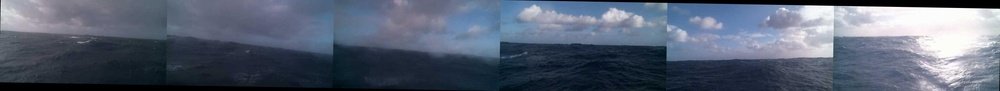
#> input picture modified_panels/41002_20231218151103.jpg, 1000 x 91 px, shrunk from 2880 x 263 before the run, found by its file name
$ python horizon.py
#> lines starting #> are read from the running program, lines starting #| are printed output that depends on the picture
# [69 lines of commented-out code are left out]

import cv2
import numpy as np
import os
import matplotlib.pyplot as plt

def cut_into_panels(image):
    """
    Cut a raw image into 6 panels horizontally.
    :param image: The rotated image.
    :return: A list of images, each containing a single panel.
    """
    # Get the dimensions of the image
    height, width = image.shape[:2]

    # Calculate the width of each panel
    panel_width = width // 6

    # Cut the image into 6 panels
    panels = [image[:, i * panel_width:(i + 1) * panel_width] for i in range(6)]

    return panels


def find_horizon_line(edge_img):
    """
    Find the most prominent horizon line in an edge-detected image and return the angle to rotate the image.
    The horizon line is assumed to be the longest line near the horizontal orientation.

    :param edge_img: Edge-detected input image.
    :return: The angle in degrees to rotate the original image.
    """
    # Detect lines in the image using the Hough Transform
    lines = cv2.HoughLines(edge_img, 1, np.pi / 180, 150)
    if lines is not None:
        # Initialize the maximum length and corresponding angle
        max_len = 0
        angle_to_rotate = 0

        for line in lines:
            rho, theta = line[0]
            a = np.cos(theta)
            b = np.sin(theta)
            x0 = a * rho
            y0 = b * rho
            x1 = int(x0 + 1000 * (-b))
            y1 = int(y0 + 1000 * (a))
            x2 = int(x0 - 1000 * (-b))
            y2 = int(y0 - 1000 * (a))

            # Calculate the line length
            line_length = np.sqrt((x2 - x1) ** 2 + (y2 - y1) ** 2)

            # Check if this line is the longest near-horizontal line found so far
            if line_length > max_len and abs(theta - np.pi / 2) < np.pi / 36:  # 5 degrees tolerance for being horizontal
                max_len = line_length
                angle_to_rotate = (theta - np.pi / 2) if theta > np.pi / 2 else (theta - np.pi / 2 + np.pi)
                angle_to_rotate = np.rad2deg(angle_to_rotate)

        return -angle_to_rotate  # Negative to compensate for image coordinate system
    else:
        # If no lines are found, return 0 as no rotation is needed
        return 0


def rotate_image(image, angle):
    (h, w) = image.shape[:2]
    center = (w // 2, h // 2)
    M = cv2.getRotationMatrix2D(center, angle, 1.0)
    rotated = cv2.warpAffine(image, M, (w, h))
    print(f'Rotation Data: \n\tangle = {angle}\n\tcenter = {center}\n\tM = {M}')
    return rotated


def adaptive_cropping(image):
    """
    Crop an image by finding the row that is closest to the bottom of the image that is NOT black and crop the image from there.

    # Example usage:
    # Load the image
    image_path = 'path_to_your_image.jpg'
    image = cv2.imread(image_path)

    # Crop the image
    cropped_image = adaptive_cropping(image)

    # Save the cropped image or proceed with other operations
    cv2.imwrite('path_to_cropped_image.jpg', cropped_image)


    :param image: The image to crop.
    :return: The cropped image.

    """
    # Convert the image to grayscale to simplify the processing
    gray_image = cv2.cvtColor(image, cv2.COLOR_BGR2GRAY)

    # Find the first row from the bottom that is not all black (0)
    for i in range(gray_image.shape[0] - 1, -1, -1):
        if not np.all(gray_image[i] == 0):
            cropped_image = image[:i, :]
            return cropped_image

    # If no non-black pixel is found, return the original image
    return image


def process_panel_image(panel, panel_index, output_dir='modified_panels'):
    """
    Process a single panel image by cropping, rotating, and saving it.
    :param panel: The panel image to process.
    :param panel_index: The index of the panel for naming the saved file.
    :param output_dir: The directory where the processed panel will be saved.
    """
    # Crop out the bottom banner
    # cropped_panel = panel[:-37, :]  # Assuming the banner is 37 pixels high
    #note: make this adaptive. Find the pixel that is closest to the bottom of the image that is NOT black and crop the image from there
    # use the adaptive_cropping function to find the pixel that is closest to the bottom of the image that is NOT black and crop the image from there. Check the syntax within the docstring of the function (above) for how to use it.
    cropped_panel = adaptive_cropping(panel)

    # Convert to grayscale and detect edges
    gray = cv2.cvtColor(cropped_panel, cv2.COLOR_BGR2GRAY)
    edges = cv2.Canny(gray, 50, 150)

    # Find horizon and rotate
    rotation_angle = find_horizon_line(edges)
    rotated_panel = rotate_image(cropped_panel, rotation_angle)

    # Save the modified panel
    os.makedirs(output_dir, exist_ok=True)
    modified_image_path = os.path.join(output_dir, f'panel_{panel_index}_modified.jpg')
    cv2.imwrite(modified_image_path, rotated_panel)
    print(f"Modified panel saved: {modified_image_path}")

def process_image(image_path):
    # Load the image to cut into panels
    image = cv2.imread(image_path)
#> image is the input picture: shape (91, 1000, 3); mean B, G, R 114.9, 97.6, 88

    # Cut the image into panels
    panels = cut_into_panels(image)
#> in cut_into_panels, `panels = [image[:, i * panel_width:(i + 1) * panel_width] for i in ran..`: panels = 6 items
#> panels = 6 items

    # Process each panel and save it
    for i, panel in enumerate(panels):
        process_panel_image(panel, i)
        print(f"Processed panel {i}")
#> this loop made 6 passes
#> (printed output is left out)
#> pass 1, in adaptive_cropping, `gray_image = cv2.cvtColor(image, cv2.COLOR_BGR2GRAY)`:
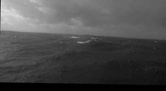
#> gray_image: shape (91, 166); min 0, max 228, mean 76.4
#> pass 1, in process_panel_image, `cropped_panel = adaptive_cropping(panel)`:
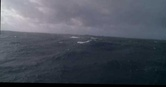
#> cropped_panel: shape (87, 166, 3); mean of channels 0, 1, 2 91.2, 80.2, 75.1; drawn as B, G, R
#> pass 1, in process_panel_image, `edges = cv2.Canny(gray, 50, 150)`:
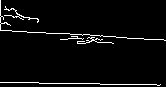
#> edges: shape (87, 166); 3.8% white in thin lines or dots


# Call process_image with the path to your image
process_image('images/buoys/panels/41002_20231218151103.jpg')
